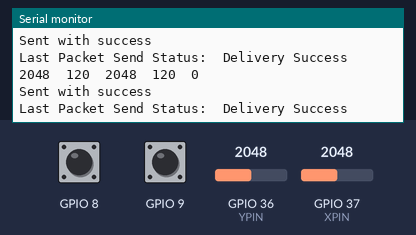
Recording of a sketch running on a simulated ESP32. Shown: the last lines printed to the serial monitor. The inputs (shaded band) are chosen by the test bench; at power-on: GPIO 36 (YPIN) = 2048, GPIO 37 (XPIN) = 2048, GPIO 8 HIGH, GPIO 9 HIGH.

Above: at 10.2 s.
10.3 s: GPIO 36 (YPIN) set to 2866
At 11.0 s:
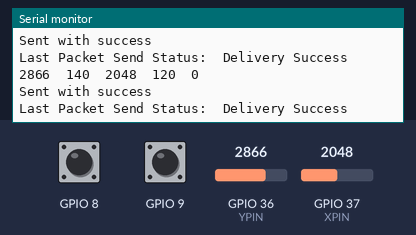
11.8 s: GPIO 37 (XPIN) set to 2866
At 12.6 s:
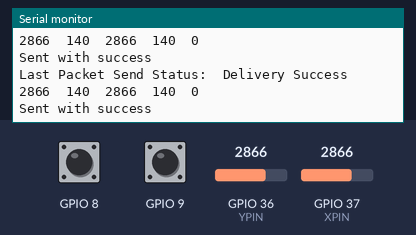
13.3 s: GPIO 8 pulled LOW for 0.15 s
14.9 s: GPIO 9 pulled LOW for 0.15 s
16.5 s: GPIO 36 (YPIN) set to 3603
At 17.5 s:
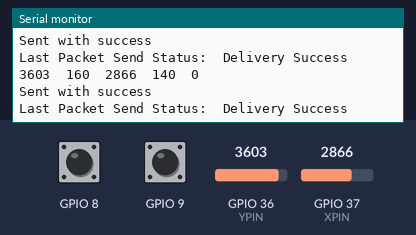
18.0 s: GPIO 8 pulled LOW for 1 s
Timing chart, 0 to 21.0 s (numbered marks = the images above; inputs shaded):
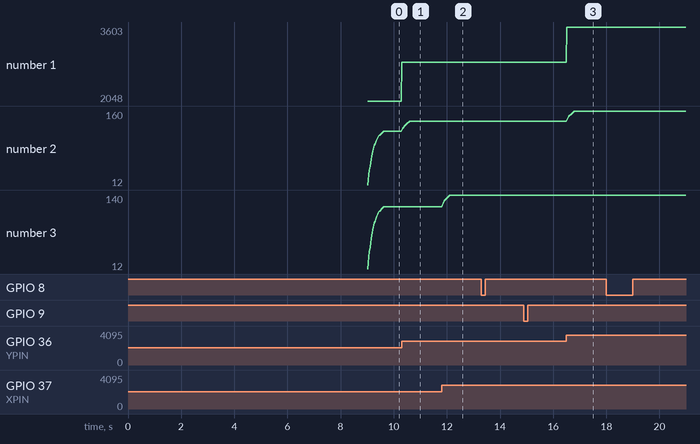

The sketch:

gercek_kumanda.ino
```cpp
#include <esp_now.h>
#include <WiFi.h>

#define YPIN A0
#define XPIN A1

// REPLACE WITH YOUR RECEIVER MAC Address
uint8_t broadcastAddress[] = {0xD4, 0xD4, 0xDA, 0xFC, 0xD5, 0xE8};

double y = 0;
double x = 0;

// Structure example to send data
// Must match the receiver structure
typedef struct robot_arm_pwm_values {
  byte _1;
  byte _2;
  byte _3;
  byte _4;
} robot_arm_pwm_values;

//message
typedef struct struct_message {
  byte y_direction; //-127 +127 ileri geri bilgisi
  byte x_direction; //-127 sol, +127 sağ dönme bilgisi
  byte buttons; //8 buton kapasitesi
  robot_arm_pwm_values RobotKol;
} struct_message;

// Create a struct_message called myData
struct_message myData;

esp_now_peer_info_t peerInfo;

// callback when data is sent
void OnDataSent(const uint8_t *mac_addr, esp_now_send_status_t status) {
  Serial.print("\r\nLast Packet Send Status:\t");
  Serial.println(status == ESP_NOW_SEND_SUCCESS ? "Delivery Success" : "Delivery Fail");
}

void setup() {

  pinMode(D9, INPUT_PULLUP);
  pinMode(D10, INPUT_PULLUP);
  joystick_calibration();

  Serial.begin(115200);
  for (int i = 0; i < 10; i++) {
    Serial.println("verici basliyorum");
    delay(500);
  }
  delay(1000);

  WiFi.mode(WIFI_STA);
  if (esp_now_init() != ESP_OK) {
    Serial.println("Error initializing ESP-NOW");
    return;
  }
  esp_now_register_send_cb(OnDataSent);
  memcpy(peerInfo.peer_addr, broadcastAddress, 6);
  peerInfo.channel = 0;
  peerInfo.encrypt = false;
  if (esp_now_add_peer(&peerInfo) != ESP_OK) {
    Serial.println("Failed to add peer");
    return;

  }
}
void loop() {
  myData.y_direction -= myData.y_direction / 10;
  myData.x_direction -= myData.x_direction / 10;
  myData.y_direction += readJoyStick(YPIN, y) / 10;
  myData.x_direction += readJoyStick(XPIN, x) / 10;
  bitWrite(myData.buttons, 0, !digitalRead(D9));
  bitWrite(myData.buttons, 1, !digitalRead(D10));
  myData.RobotKol._1 = 0;
  myData.RobotKol._2 = 0;
  myData.RobotKol._3 = 0;
  myData.RobotKol._4 = 0;

  Serial.print(analogRead(YPIN));
  Serial.print("\t");
  Serial.print(myData.y_direction);
  Serial.print("\t");
  Serial.print(analogRead(XPIN));
  Serial.print("\t");
  Serial.print(myData.x_direction);
  Serial.print("\t");
  Serial.print(myData.buttons, BIN);
  Serial.println();


  // Send message via ESP-NOW
  esp_err_t result = esp_now_send(broadcastAddress, (uint8_t *) &myData, sizeof(myData));

  if (result == ESP_OK) {
    Serial.println("Sent with success");
  }
  else {
    Serial.println("Error sending the data");
  }
  delay(20);
}

void joystick_calibration() {
  Serial.println("joystick calibration started");
  for (int i = 0; i < 100; i++) {
    y += analogRead(YPIN) / 100;
    x += analogRead(XPIN) / 100;
    delay(10);
  }
  Serial.print("calibration : ");
  Serial.print(y);
  Serial.print(" ");
  Serial.println(x);
  delay(2000);
}

byte readJoyStick(int pin, int cal) {
  int val = analogRead(pin);
  if (val > cal) {
    return map(val, cal, 8192, 128, 255);
  }
  else {
    return map(val, 0, cal, 0, 127);
  }
}
```

Measured:
- after the input at 10.3 s, the serial monitor: prints a new line at once (image 1)
- after the input at 11.8 s, the serial monitor: prints a new line at once (image 2)
- after the input at 16.5 s, the serial monitor: prints a new line at once (image 3)
- plotted number 1: 2048 → 2866 after the input at 10.3 s, 2866 → 3603 after the input at 16.5 s
- plotted number 2: 120 → 140 after the input at 10.3 s, 140 → 160 after the input at 16.5 s
